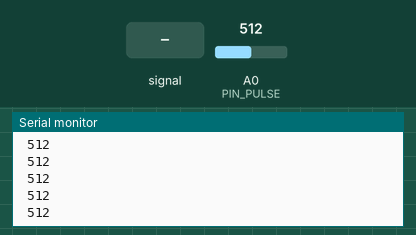
Bench run of a sketch on a simulated Arduino Uno, built with avr-gcc and run on an emulated ATmega328P. Shown: the last lines printed to the serial monitor. The test bench sets the inputs (shaded band); at power-on: A0 (PIN_PULSE) = 512.

Above: at 1.2 s.
1.3 s: A0 (PIN_PULSE) fed a 200 Hz sine of ±81 counts around its level
At 2.2 s:
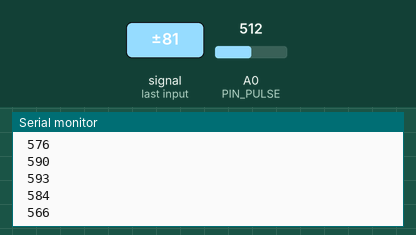
2.8 s: A0 (PIN_PULSE) set to 716
At 3.6 s:
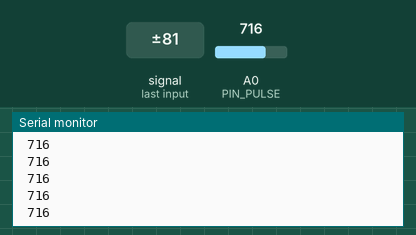
4.3 s: A0 (PIN_PULSE) fed a 1000 Hz sine of ±255 counts around its level
At 5.0 s:
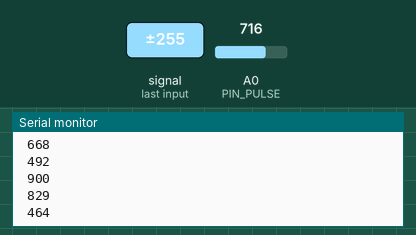
5.8 s: A0 (PIN_PULSE) set to 511
At 6.5 s:
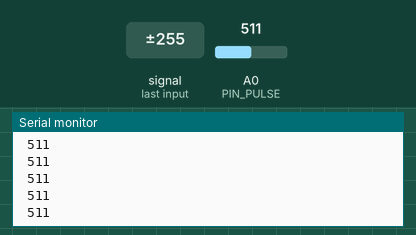
Timing chart, 0 to 8.3 s (numbered marks = the images above; inputs shaded):
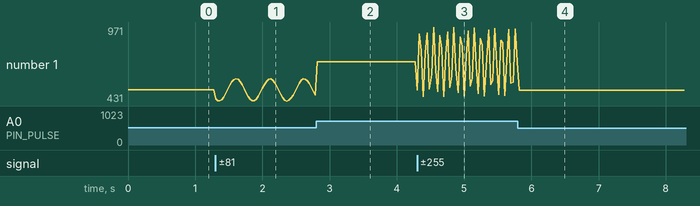

Measured:
- after the input at 1.3 s, the serial monitor: prints a new line at once (image 1)
- after the input at 2.8 s, the serial monitor: prints a new line at once (image 2)
- after the input at 4.3 s, the serial monitor: prints a new line at once (image 3)
- plotted number 1: 512 → 473 after the input at 1.3 s, 473 → 716 after the input at 2.8 s

The sketch:

PulseSensor.ino
```cpp
int PIN_PULSE = A0;

int PulseSignal;

void setup() {
  Serial.begin(9600);
}

void loop() {
  // put your main code here, to run repeatedly:
  PulseSignal = analogRead(PIN_PULSE);

  Serial.print(" ");
  Serial.println(PulseSignal);

  delay(30);
}
```
